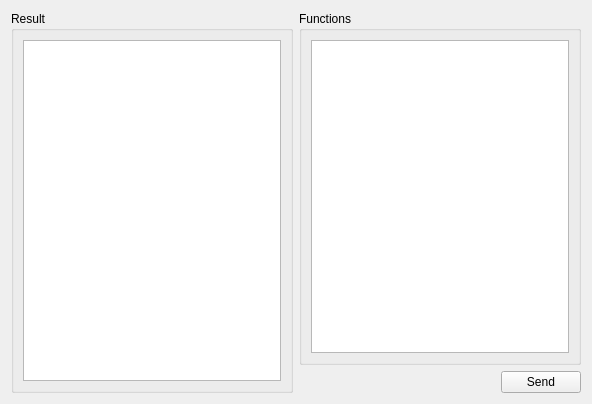
<?xml version="1.0" encoding="UTF-8"?>
<ui version="4.0">
 <class>TabApiTest</class>
 <widget class="QWidget" name="TabApiTest">
  <property name="geometry">
   <rect>
    <x>0</x>
    <y>0</y>
    <width>592</width>
    <height>404</height>
   </rect>
  </property>
  <property name="windowTitle">
   <string>Form</string>
  </property>
  <layout class="QHBoxLayout" name="horizontalLayout_2">
   <item>
    <widget class="QGroupBox" name="groupBox_2">
     <property name="title">
      <string>Result</string>
     </property>
     <layout class="QVBoxLayout" name="verticalLayout_3">
      <item>
       <widget class="QTextEdit" name="textEdit_ret">
        <property name="horizontalScrollBarPolicy">
         <enum>Qt::ScrollBarAsNeeded</enum>
        </property>
        <property name="lineWrapMode">
         <enum>QTextEdit::NoWrap</enum>
        </property>
       </widget>
      </item>
     </layout>
    </widget>
   </item>
   <item>
    <layout class="QVBoxLayout" name="verticalLayout">
     <item>
      <widget class="QGroupBox" name="groupBox">
       <property name="title">
        <string>Functions</string>
       </property>
       <layout class="QVBoxLayout" name="verticalLayout_2">
        <item>
         <widget class="QTextEdit" name="textEdit_arg"/>
        </item>
       </layout>
      </widget>
     </item>
     <item>
      <layout class="QHBoxLayout" name="horizontalLayout_3">
       <item>
        <spacer name="horizontalSpacer_2">
         <property name="orientation">
          <enum>Qt::Horizontal</enum>
         </property>
         <property name="sizeHint" stdset="0">
          <size>
           <width>40</width>
           <height>20</height>
          </size>
         </property>
        </spacer>
       </item>
       <item>
        <widget class="QPushButton" name="pushButton_send">
         <property name="text">
          <string>Send</string>
         </property>
        </widget>
       </item>
      </layout>
     </item>
    </layout>
   </item>
  </layout>
 </widget>
 <resources/>
 <connections/>
</ui>
